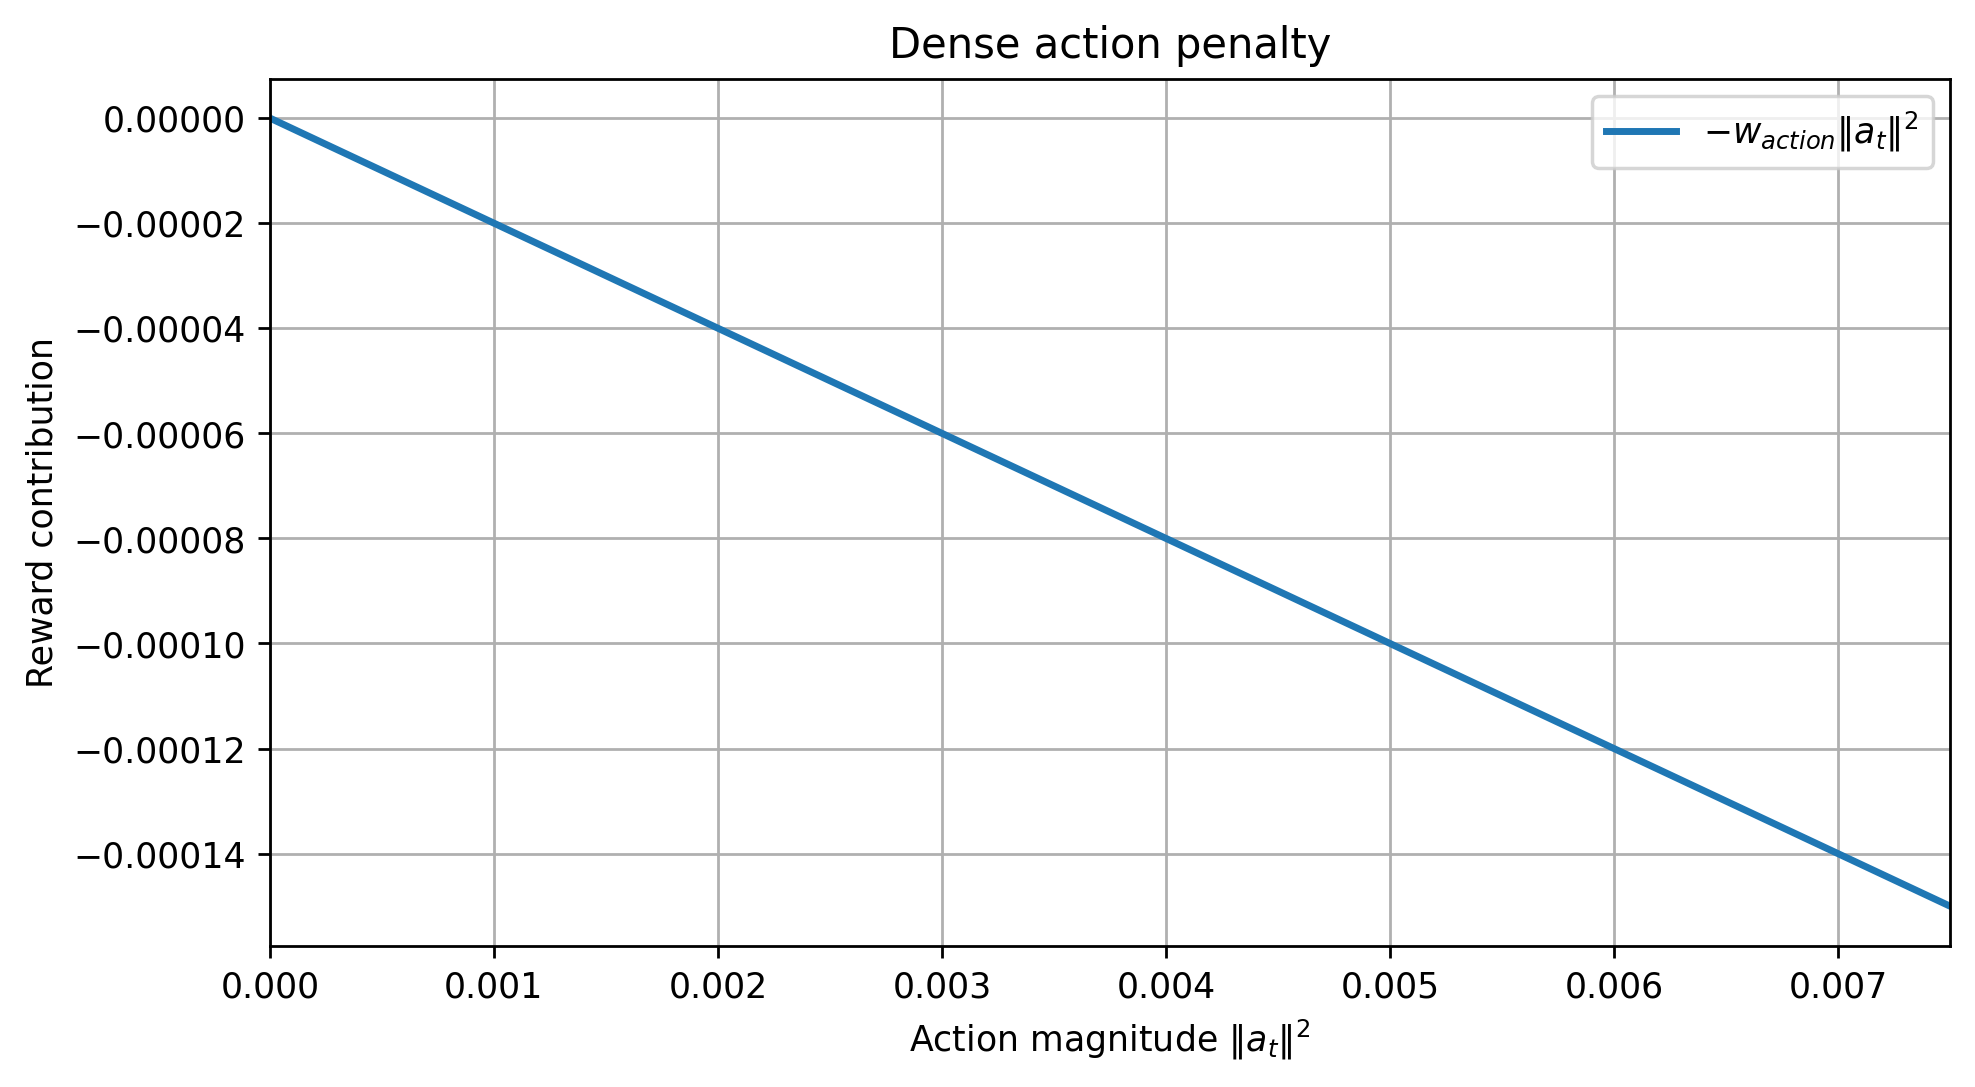

Python code for this plot:
import numpy as np
import matplotlib.pyplot as plt

# Beispielwert aus dem Env
w_action = 0.02

# 3 DoF, jede Action-Komponente liegt typischerweise in [-max_delta, max_delta]
max_delta = 0.05

# ||a||² liegt dann zwischen 0 und 3 * max_delta²
a2_max = 3 * (max_delta ** 2)
a2 = np.linspace(0.0, a2_max, 500)

# negativer Beitrag zum Gesamtreward
reward_contrib_action = -w_action * a2

plt.figure(figsize=(8, 4.5))
plt.plot(a2, reward_contrib_action, linewidth=2, label=r'$-w_{action}\|a_t\|^2$')
plt.xlabel(r'Action magnitude $\|a_t\|^2$')
plt.ylabel('Reward contribution')
plt.title('Dense action penalty')
plt.xlim(0.0, a2_max)
plt.grid(True)
plt.legend()
plt.tight_layout()
plt.savefig("dense_action_penalty.png", dpi=250, bbox_inches="tight")
plt.show()
